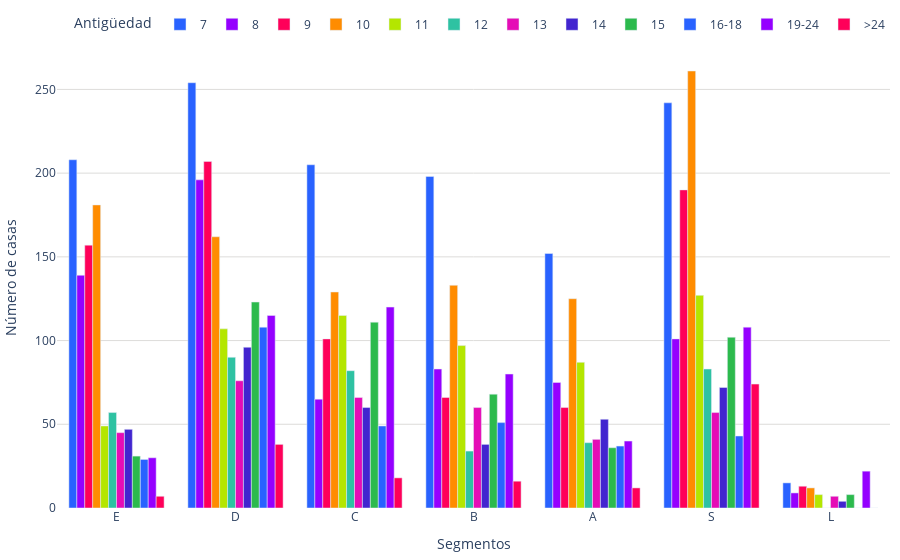

Notebook code cell kept with this figure:
### Code cell
import os
import pandas as pd
import plotly.graph_objects as go
import plotly.io as pio

colores = ['#2962ff', '#9500ff', '#ff0059', '#ff8c00', '#b4e600', '#2EC2A2','#E50CB6','#4225CF','#2CBA4D']
orden_personalizado = ['7', '8', '9', '10', '11', '12', '13','14','15','16-18','19-24','>24']
orden_segmentos=["E", "D", "C", "B","A", "S", "L", ]

def sumar_tablas(dataframes_list):
    tabla_suma = None
    for df in dataframes_list:
        #df['segmento'] = df['categoria'].str[0]
        df['segmento'] = pd.Categorical(df['segmento'], categories=orden_segmentos, ordered=True)
        df.loc[:, 'segmento'] = df['categoria'].str[0]
        tabla_actual = df.groupby(['segmento', 'antiguedad_categoria'],observed=False).size().unstack(fill_value=0)
        
        if tabla_suma is None:
            tabla_suma = tabla_actual
        else:
            tabla_suma = tabla_suma.add(tabla_actual, fill_value=0)
    
    tabla_suma = tabla_suma[orden_personalizado]
    
    print("Tabla general de frecuencia:")
    print(tabla_suma)
    
    fig = graficar_tabla(tabla_suma)
    
    # Para guardar la gráfica como archivo HTML
    guardar_grafico_como_html(fig, 'g_bar_tiempoventa', carpeta='assets/graficas')
    
    return fig

def graficar_tabla(tabla):
    segmentos = tabla.index  
    tiempo = tabla.columns
    
    fig = go.Figure()
        
    for i, tiempo_categoria in enumerate(tiempo):
        color = colores[i % len(colores)]
        fig.add_trace(go.Bar(
            x=segmentos,
            y=tabla[tiempo_categoria],
            name=tiempo_categoria,
            marker_color=color
        ))
    
    fig.update_layout(
        #title="Meses de antigüedad",
        yaxis=dict(
            title="Número de casas",
            gridcolor='#dddcda',
        ),
        xaxis=dict(title="Segmentos"),
        legend_title="Antigüedad",
        margin=dict(l=10, r=10, t=10, b=10),  # Ajusta los márgenes (left, right, top, bottom)
        barmode='group',
        legend=dict(
            orientation='h',
            yanchor='bottom',
            y=1.02,
            xanchor='right',
            x=1
        ),
        plot_bgcolor='rgba(0,0,0,0)',
    )
    
    fig.show()
    return fig

def guardar_grafico_como_html(fig, nombre_archivo, carpeta='assets/graficas'):
    if not os.path.exists(carpeta):
        os.makedirs(carpeta)

    # Configuración personalizada para la gráfica
    config = {
        'displaylogo': False,  # Ocultar el logo de Plotly
        'modeBarButtonsToRemove': [
            'toImage',       # Botón para guardar como imagen
            'select2d',      # Box select
            'lasso2d',       # Lasso select
            'resetScale2d',  # Reset Axes
        ]
    }

    # Guardar la gráfica como archivo HTML
    pio.write_html(fig, f'{carpeta}/{nombre_archivo}.html', config=config)


# Supongamos que tienes una lista de DataFrames llamada dataframes_list
fig = sumar_tablas(dataframes_list)

### Figure 1 — Plotly figure (JSON) as saved in the notebook; plotly's stock layout.template omitted (floating-point values rounded to 4 significant figures)
{"data": [{"marker": {"color": "#2962ff"}, "name": "7", "type": "bar", "x": ["E", "D", "C", "B", "A", "S", "L"], "y": [208, 254, 205, 198, 152, 242, 15]}, {"marker": {"color": "#9500ff"}, "name": "8", "type": "bar", "x": ["E", "D", "C", "B", "A", "S", "L"], "y": [139, 196, 65, 83, 75, 101, 9]}, {"marker": {"color": "#ff0059"}, "name": "9", "type": "bar", "x": ["E", "D", "C", "B", "A", "S", "L"], "y": [157, 207, 101, 66, 60, 190, 13]}, {"marker": {"color": "#ff8c00"}, "name": "10", "type": "bar", "x": ["E", "D", "C", "B", "A", "S", "L"], "y": [181, 162, 129, 133, 125, 261, 12]}, {"marker": {"color": "#b4e600"}, "name": "11", "type": "bar", "x": ["E", "D", "C", "B", "A", "S", "L"], "y": [49, 107, 115, 97, 87, 127, 8]}, {"marker": {"color": "#2EC2A2"}, "name": "12", "type": "bar", "x": ["E", "D", "C", "B", "A", "S", "L"], "y": [57, 90, 82, 34, 39, 83, 0]}, {"marker": {"color": "#E50CB6"}, "name": "13", "type": "bar", "x": ["E", "D", "C", "B", "A", "S", "L"], "y": [45, 76, 66, 60, 41, 57, 7]}, {"marker": {"color": "#4225CF"}, "name": "14", "type": "bar", "x": ["E", "D", "C", "B", "A", "S", "L"], "y": [47, 96, 60, 38, 53, 72, 4]}, {"marker": {"color": "#2CBA4D"}, "name": "15", "type": "bar", "x": ["E", "D", "C", "B", "A", "S", "L"], "y": [31, 123, 111, 68, 36, 102, 8]}, {"marker": {"color": "#2962ff"}, "name": "16-18", "type": "bar", "x": ["E", "D", "C", "B", "A", "S", "L"], "y": [29, 108, 49, 51, 37, 43, 0]}, {"marker": {"color": "#9500ff"}, "name": "19-24", "type": "bar", "x": ["E", "D", "C", "B", "A", "S", "L"], "y": [30, 115, 120, 80, 40, 108, 22]}, {"marker": {"color": "#ff0059"}, "name": ">24", "type": "bar", "x": ["E", "D", "C", "B", "A", "S", "L"], "y": [7, 38, 18, 16, 12, 74, 0]}], "layout": {"barmode": "group", "legend": {"orientation": "h", "title": {"text": "Antigüedad"}, "x": 1, "xanchor": "right", "y": 1.02, "yanchor": "bottom"}, "margin": {"b": 10, "l": 10, "r": 10, "t": 10}, "plot_bgcolor": "rgba(0,0,0,0)", "xaxis": {"title": {"text": "Segmentos"}}, "yaxis": {"gridcolor": "#dddcda", "title": {"text": "Número de casas"}}}}
